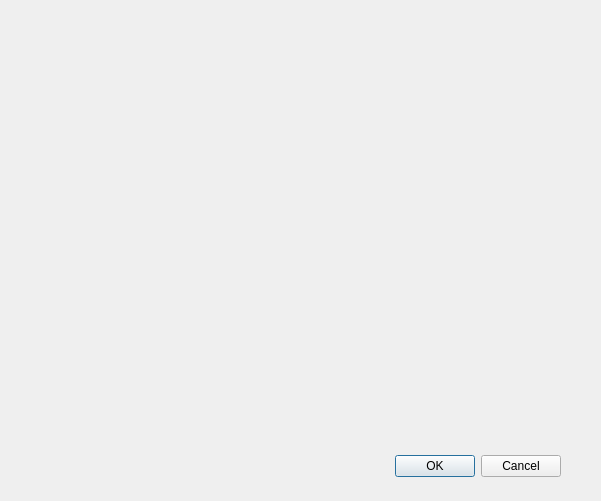
<?xml version="1.0" encoding="UTF-8"?>
<ui version="4.0">
 <class>Calibration</class>
 <widget class="QDialog" name="Calibration">
  <property name="geometry">
   <rect>
    <x>0</x>
    <y>0</y>
    <width>601</width>
    <height>501</height>
   </rect>
  </property>
  <property name="windowTitle">
   <string>Calibration</string>
  </property>
  <widget class="QDialogButtonBox" name="buttonBox">
   <property name="geometry">
    <rect>
     <x>260</x>
     <y>450</y>
     <width>301</width>
     <height>32</height>
    </rect>
   </property>
   <property name="orientation">
    <enum>Qt::Horizontal</enum>
   </property>
   <property name="standardButtons">
    <set>QDialogButtonBox::Cancel|QDialogButtonBox::Ok</set>
   </property>
  </widget>
 </widget>
 <resources/>
 <connections>
  <connection>
   <sender>buttonBox</sender>
   <signal>accepted()</signal>
   <receiver>Calibration</receiver>
   <slot>accept()</slot>
   <hints>
    <hint type="sourcelabel">
     <x>248</x>
     <y>254</y>
    </hint>
    <hint type="destinationlabel">
     <x>157</x>
     <y>274</y>
    </hint>
   </hints>
  </connection>
  <connection>
   <sender>buttonBox</sender>
   <signal>rejected()</signal>
   <receiver>Calibration</receiver>
   <slot>reject()</slot>
   <hints>
    <hint type="sourcelabel">
     <x>316</x>
     <y>260</y>
    </hint>
    <hint type="destinationlabel">
     <x>286</x>
     <y>274</y>
    </hint>
   </hints>
  </connection>
 </connections>
</ui>
